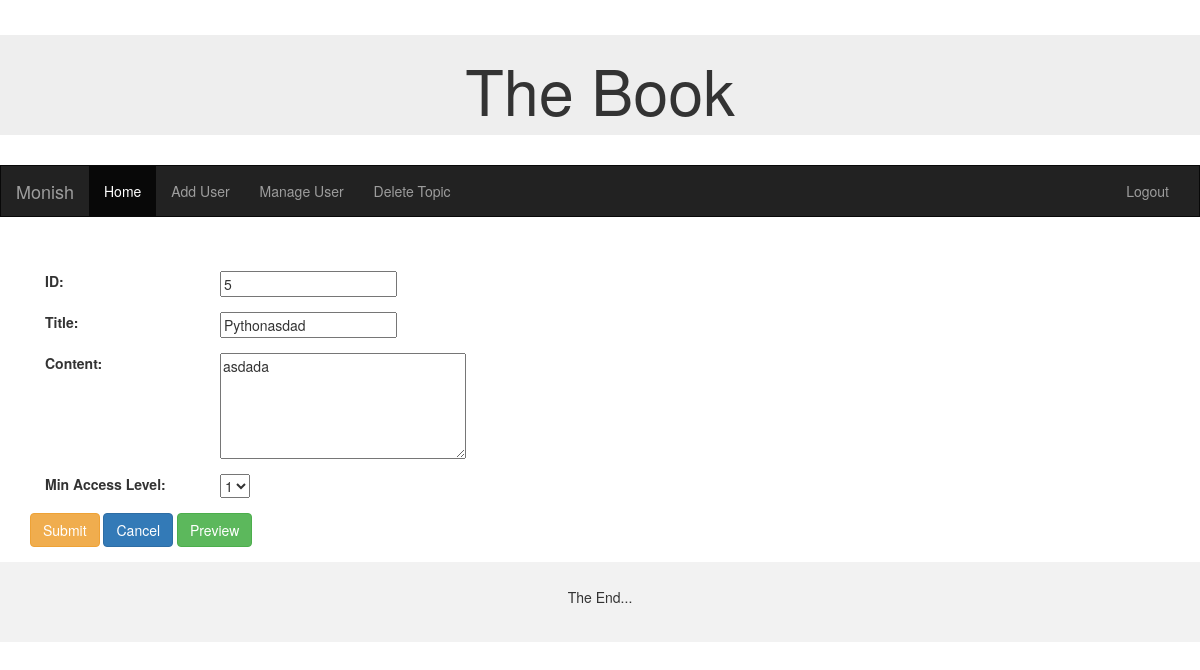
The app's page /edit/page/5/ (signed in), older data.
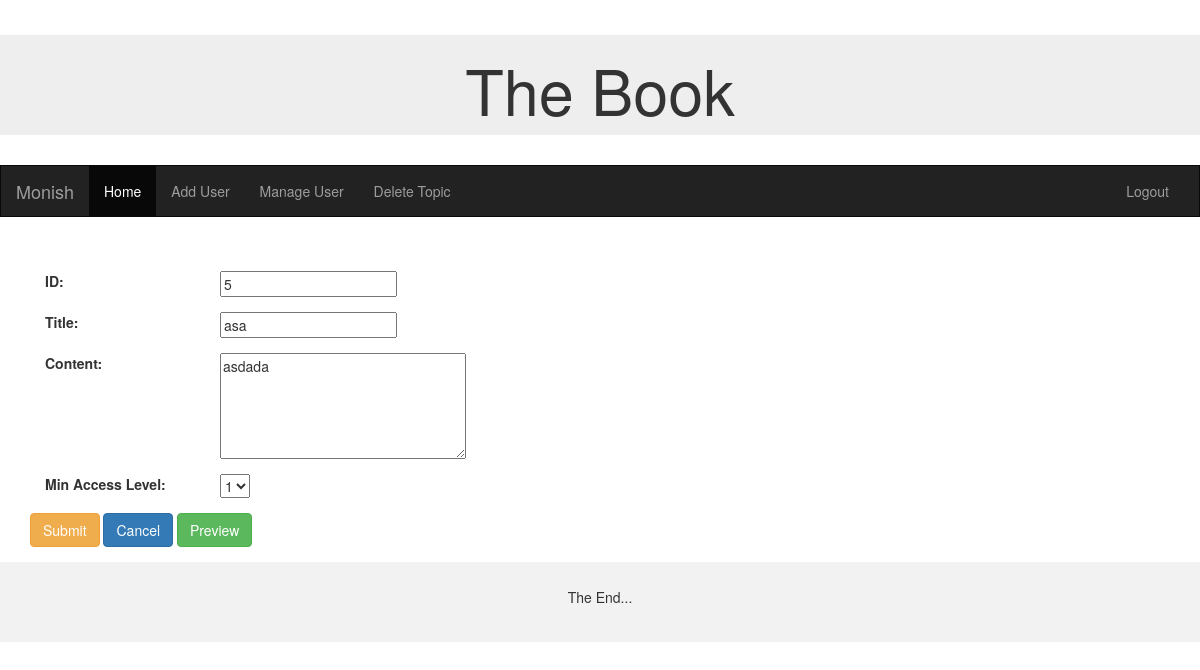
The same page, newer data.
### BookApp/models.py (models this page shows, shortened)
class Topic(models.Model):
    topic_id = models.AutoField(primary_key=True)
    title = models.CharField(max_length=100)
    content = models.TextField()
    updated = models.DateTimeField(auto_now=True, auto_now_add=False)
    timestamp = models.DateTimeField(auto_now=False, auto_now_add=True)
    min_accessing_level = models.IntegerField()

### BookApp/views.py (the view, shortened to what this page needs)
# urls.py: url(r'^edit/page/(?P<topic_id>\d+)/$', views.editPage, name="edit-page"),
@login_required
def editPage(request, topic_id=0):
    if request.method=="GET":
        data=Topic.objects.get(topic_id=topic_id)
        form = CreateTopic(instance=data)
        return render(request, "Book/edit-page.html",{"form":form,"id":data.topic_id})

### BookApp/forms.py
class CreateTopic(forms.ModelForm):
    class Meta:
        model = Topic
        fields = "__all__"

### BookApp/templates/Book/edit-page.html (shortened to what this page needs)
{% extends "Book/base.html"%}
{%block content%}
<div class="container" style="margin-top:1em;">
    <div class="row">
        <div class="col-xs-12" >
            <div class="form-group"><br><br>
                <form method="POST" class=".form-horizontal">{% csrf_token %}
                    <div class="form-group">
                        <label class="control-label col-sm-2">ID: </label>
                        <input type="text" id="id" name="id" value="{{id}}" readonly>
                    </div>
                    <div class="form-group">
                        <label for="title" class="control-label col-sm-2">Title: </label>
                        <input type="text" id="title" name="title" value="{{form.title.value}}">
                    </div>
                    <div class="form-group">
                        <label for="content" class="control-label col-sm-2">Content:</label>
                        <textarea id="content" rows="5" cols="30" name="content" >{{form.content.value}}</textarea>
                    </div>
                    <div class="form-group">
                        <label for="min_accessing_level" class="control-label col-sm-2" >Min Access Level:</label>
                        <select name="min_accessing_level" id="min_accessing_level">
                            <option selected="selected" value=1>1</option>
                        </select>
                    </div>
                    <div class="form-group">
                        <input class="btn btn-warning" type="submit" value="Submit" >
                        <a href="{% url 'view-page' form.title.value %}"><input class="btn btn-primary" type="button" value="Cancel" ></a>
                        <button type="button" class="btn btn-success" onClick=getValue() data-toggle="modal" data-target="#myModal">Preview</button>
                    </div>
                </form>
            </div>
        </div>
    </div>
</div>
{%endblock%}

### BookApp/templates/Book/base.html (shortened to what this page needs)
{% load static %}
<html lang="en">
<head>
    <link rel="stylesheet" href="{% static 'Book/bookingPage.css'%}" />
    <link rel="stylesheet" href="{% static 'Book/bookingstyle.css'%}" />
    <link rel="stylesheet" href="{% static 'Book/style.css'%}"  />
    <link rel="stylesheet" href="{% static 'Book/header.css'%}"  />
    <link rel="stylesheet" href="{% static 'Book/bootstrap.css'%}"  />
</head>
<body>
<div class="jumbotron" style="padding-top:0px;height:100px">
  <div class="container text-center" >
    <h1>The Book</h1>
  </div>
</div>
<nav class="navbar navbar-inverse">
  <div class="container-fluid">
    <div class="navbar-header">
      <a class="navbar-brand" style="text-transform:capitalize;" href="#">{{request.user}}</a>
    </div>
    <div class="collapse navbar-collapse" id="myNavbar">
      <ul class="nav navbar-nav">
          <li class="active"><a href="{% url 'index' %}">Home</a></li>
          <li><a href="{% url 'add-user' %}">Add User</a></li>
          <li><a href="{% url 'manage-user' %}">Manage User</a></li>
          <li><a href="{% url 'delete-page' %}">Delete Topic</a></li>
      </ul>
      <ul class="nav navbar-nav navbar-right">
        <li><a href="{% url 'logout' %}"><span class="glyphicon glyphicon-log-out"></span> Logout</a></li>
      </ul>
    </div>
  </div>
</nav>
  {%block content%}
    {%endblock%}
<footer class="container-fluid text-center">
  <p>The End...</p>
</footer>
</body>
</html>

### BookApp/static/Book/bookingPage.css (style rules this page uses)
*, *:before, *:after { box-sizing: border-box; }
html { font-size: 16px; }

### BookApp/static/Book/bookingstyle.css (style rules this page uses)
h1 { text-align: center; }
.container { width: 600px; margin: auto; }
li { list-style: none; }

### BookApp/static/Book/header.css (style rules this page uses)
.navbar { margin-bottom: 0; border-radius: 0; background-color:red; }

### BookApp/templates/Book/base.html (style rules this page uses)
.navbar { margin-bottom: 0; border-radius: 0; }
footer { background-color: #f2f2f2; padding: 25px; }

Row changes from the older to the newer data that the page shows:
changed Topic "asdada": title "Pythonasdad" → "asa"
